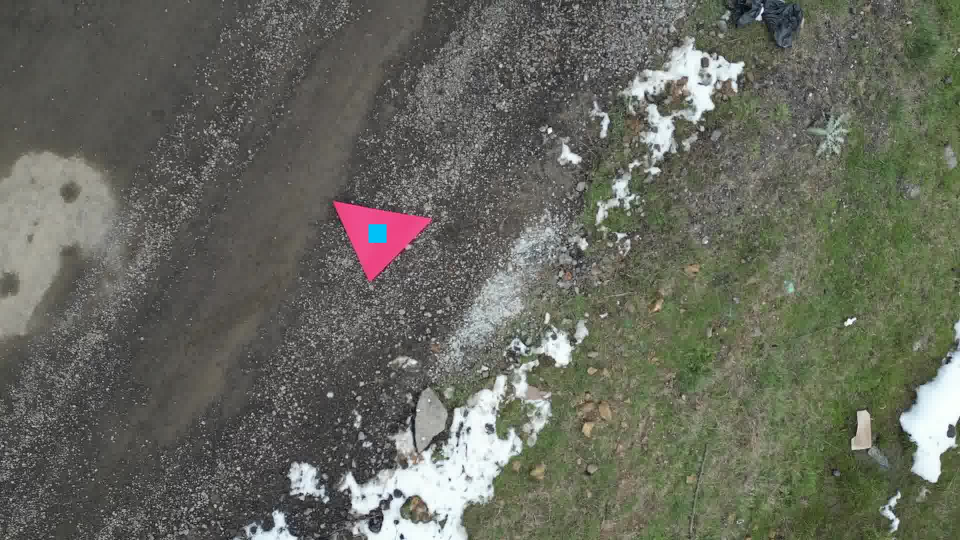
#> input picture dene01.png, 1920 x 1080 px (shown at 1/2 size)
$ python deneme.py
#> lines starting #> are read from the running program, lines starting #| are printed output that depends on the picture; after the words box and inside, x2 and y2 are one past the last pixel; in counts of white or black regions, pixels touching at a corner belong together
import cv2 as cv
import numpy as np

def get_hsv_bounds(rgb_color, hue_range=10, sat_min=100, val_min=50):
    bgr_color = np.uint8([[rgb_color[::-1]]])
    hsv_color = cv.cvtColor(bgr_color, cv.COLOR_BGR2HSV)[0][0]
    h, s, v = hsv_color
    lower_bound = np.array([max(h - hue_range, 0), sat_min, val_min])
    upper_bound = np.array([min(h + hue_range, 179), 255, 255])
    return lower_bound, upper_bound

def get_color_name(hsv_val):
    h, s, v = hsv_val
    if (h < 10 or h > 160) and s > 100:
        return "red"
    elif 90 < h < 130:
        return "blue"
    return "other"

def contour_corner(contour):
    epsilon = 0.02 * cv.arcLength(contour, True)
    approx = cv.approxPolyDP(contour, epsilon, True)
    return len(approx)

# 📷 GÖRSELİ YÜKLE
image_path = "dene01.png"  # buraya kendi görsel yolunu koy
img = cv.imread(image_path)
#> img is the input picture: shape (1080, 1920, 3); mean B, G, R 93.8, 104.3, 102.5
hsv = cv.cvtColor(img, cv.COLOR_BGR2HSV)
#> hsv: shape (1080, 1920, 3); mean H, S, V 37.4, 32.3, 106.3

# 🎯 Renk maskeleri
lower_red, upper_red = get_hsv_bounds((251, 103, 146))
lower_blue, upper_blue = get_hsv_bounds((0, 194, 247))

mask_red = cv.inRange(hsv, lower_red, upper_red)
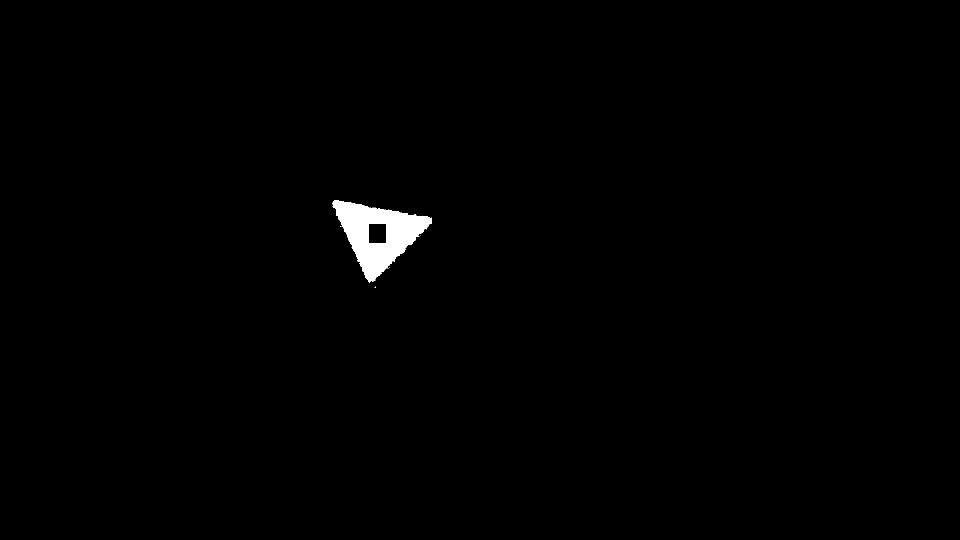
#> mask_red: shape (1080, 1920) (shown at 1/2 size); 0.73% white; 5 white regions (4 under 20 px), largest, box (x1, y1, x2, y2) and area: (665, 400, 864, 565) 15098
mask_blue = cv.inRange(hsv, lower_blue, upper_blue)
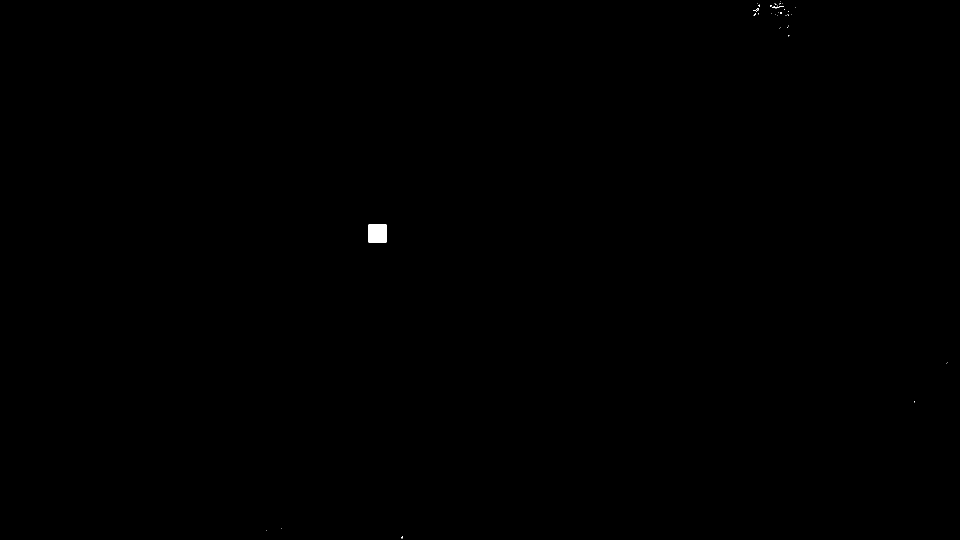
#> mask_blue: shape (1080, 1920) (shown at 1/2 size); 0.07% white; 42 white regions (39 under 20 px), largest, box (x1, y1, x2, y2) and area: (737, 449, 773, 485) 1296, (1544, 13, 1568, 18) 28, (1506, 16, 1517, 24) 21
mask = cv.bitwise_or(mask_red, mask_blue)
#> mask: shape (1080, 1920); 0.8% white; 46 white regions (43 under 20 px)

# 🔍 Kontur ve hiyerarşi
contours, hierarchy = cv.findContours(mask, cv.RETR_TREE, cv.CHAIN_APPROX_SIMPLE)
#> contours = 49 contours, 46 with area under 20; largest, box (x1, y1, x2, y2) and area: (665, 400, 864, 565) 16162, (736, 484, 774, 487) 72, (736, 447, 774, 450) 72

objects = []
for i, contour in enumerate(contours):
    area = cv.contourArea(contour)
    if area < 100:
        continue

    temp_mask = np.zeros(hsv.shape[:2], dtype=np.uint8)
    cv.drawContours(temp_mask, [contour], -1, 255, -1)
    mean_color = cv.mean(hsv, mask=temp_mask)[:3]
    color = get_color_name(mean_color)
    corners = contour_corner(contour)

    objects.append({
        "index": i,
        "contour": contour,
        "color": color,
        "corners": corners,
        "parent": hierarchy[0][i][3]
    })
#> this loop made 49 passes
#> area on passes 13 to 14: 72, 72
#> (area, h in get_color_name, s in get_color_name, v in get_color_name, color, epsilon in contour_corner, approx in contour_corner, corners) on pass 11: (16162.5, 163, 177.1, 224, 'red', 13.87, [[665, 405], [738, 564], [862, 447]], 3)
#> temp_mask: shape (1080, 1920); 0.79% white; 1 white region, box (x1, y1, x2, y2) and area: (665, 400, 864, 565) 16467
#> after the loop, objects = 1 item

# 🎯 KURAL KONTROLÜ
for obj in objects:
    if obj["parent"] == -1:
        continue

    parent = next((o for o in objects if o["index"] == obj["parent"]), None)
    if not parent:
        continue

    # Kırmızı üçgen içinde mavi
    if parent["color"] == "red" and parent["corners"] == 3:
        if obj["color"] == "blue":
            print("✅ Kırmızı üçgen içinde mavi bulundu!")
            cv.drawContours(img, [parent["contour"]], -1, (0, 255, 0), 3)
            cv.drawContours(img, [obj["contour"]], -1, (255, 0, 0), 3)

    # Mavi altıgen içinde kırmızı
    if parent["color"] == "blue" and parent["corners"] == 6:
        if obj["color"] == "red":
            print("✅ Mavi altıgen içinde kırmızı bulundu!")
            cv.drawContours(img, [parent["contour"]], -1, (0, 255, 255), 3)
            cv.drawContours(img, [obj["contour"]], -1, (0, 0, 255), 3)
#> this loop made 1 pass

# 📌 GÖSTER
cv.imshow("Tespit", img)
cv.waitKey(0)
cv.destroyAllWindows()

$ run again, with fred.jpg saved as dene01.png
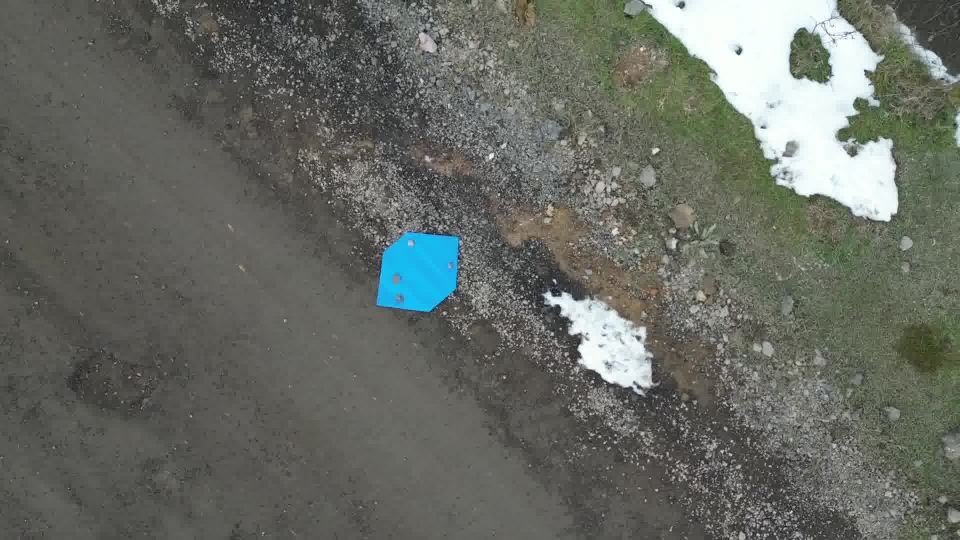
#> input picture fred.jpg, 1920 x 1080 px (shown at 1/2 size)
#> img is the input picture: shape (1080, 1920, 3); mean B, G, R 99.5, 106.2, 102.8
#> hsv: shape (1080, 1920, 3); mean H, S, V 38.3, 24.4, 107.6
#> mask_red: shape (1080, 1920); every value is 0
#> `mask_blue = cv.inRange(hsv, lower_blue, upper_blue)`:
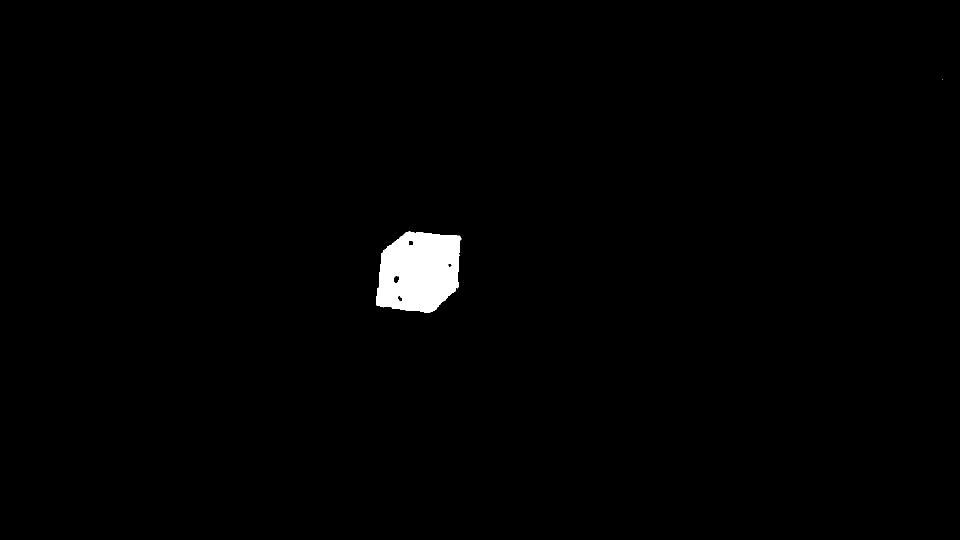
#> mask_blue: shape (1080, 1920) (shown at 1/2 size); 1.1% white; 2 white regions (1 under 20 px)
#> contours = 6 contours, 1 with area under 20; largest, box (x1, y1, x2, y2) and area: (752, 463, 923, 625) 21872, (787, 551, 800, 567) 141, (816, 480, 828, 492) 99, (794, 591, 806, 604) 81, (895, 527, 906, 535) 46
#> the loop `for i, contour in enumerate(contours):` made 6 passes
#> area on passes 2, 4, 5: 81, 46, 99
#> after the loop `for i, contour in enumerate(contours):`: objects = 2 items
#> the loop `for obj in objects:` made 2 passes
